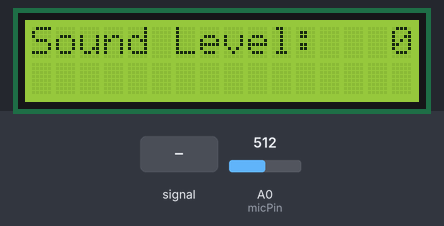
The sketch below on a simulated Arduino Uno, built with avr-gcc and run on an emulated ATmega328P. Parts: 16×2 character LCD. Inputs (shaded band) come from the test bench; at power-on: A0 (micPin) = 512. What the sketch prints to the serial monitor is not drawn.

Above: at 1.2 s.
1.3 s: A0 (micPin) fed a 200 Hz sine of ±255 counts around its level
At 1.39 s:
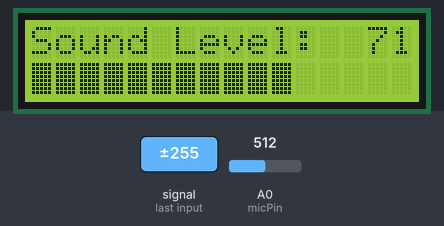
2.9 s: A0 (micPin) set to 716
At 3.54 s:
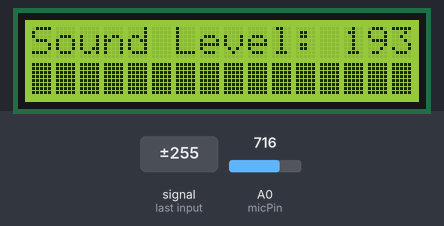
4.4 s: A0 (micPin) fed a 1000 Hz sine of ±255 counts around its level
At 4.79 s:
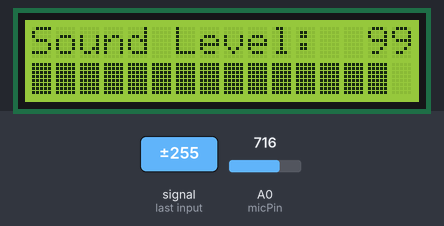
7.4 s: A0 (micPin) set to 511
At 8.42 s:
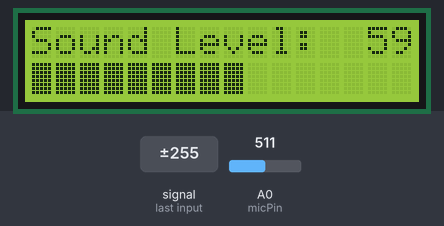
8.9 s: A0 (micPin) fed a 50 Hz sine of ±306 counts around its level
At 9.01 s:
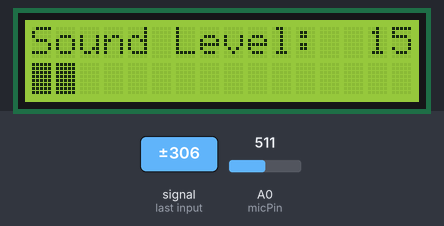
11.9 s: A0 (micPin) fed a 2 Hz sine of ±306 counts around its level
At 12.11 s:
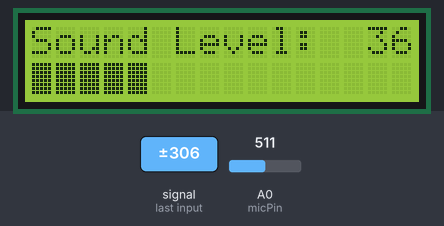

Measured:
- after the input at 1.3 s, the display: first changes at once (image 1 shows a later state)
- after the input at 7.4 s, the display: first differs from a run without the input after 0.06 s (image 4 shows a later state)
- after the input at 8.9 s, the display: first changes after 0.05 s (image 5 shows a later state)

The sketch:

sketch_feb10a_copy_20260227221709.ino
```cpp
#include <LiquidCrystal.h>


LiquidCrystal lcd(7, 8, 9, 10, 11, 12);


const int micPin = A0;


float smoothed = 0;
float baseline = 0;
int level = 0;


const int threshold = 2;
const int maxDiff = 100;
const float smoothingFactor = 0.7;
const float baselineFactor = 0.995;

void setup() {
  lcd.begin(16, 2);
  lcd.print("Sound Level:");
  Serial.begin(9600);


  baseline = analogRead(micPin);
  smoothed = baseline;
  Serial.print("Initial Baseline: ");
  Serial.println(baseline);
}

void loop() {

  int micRaw = analogRead(micPin);
  smoothed = smoothingFactor * smoothed + (1 - smoothingFactor) * micRaw;


  baseline = baselineFactor * baseline + (1 - baselineFactor) * smoothed;


  int diff = abs(smoothed - baseline);


  if(diff < threshold) diff = 0;

  level = map(diff, 0, maxDiff, 0, 16);
  level = constrain(level, 0, 16);

  lcd.setCursor(12, 0);
  if(diff < 10) lcd.print("   ");
  else if(diff < 100) lcd.print("  ");
  else lcd.print(" ");
  lcd.print(diff);


  lcd.setCursor(0, 1);
  for(int i = 0; i < 16; i++){
    if(i < level) lcd.write(byte(255));
    else lcd.print(" ");
  }


  Serial.print("Mic: "); Serial.print(micRaw);
  Serial.print(" Smoothed: "); Serial.print(smoothed);
  Serial.print(" Baseline: "); Serial.print(baseline);
  Serial.print(" Diff: "); Serial.println(diff);

  delay(50);
}
```
